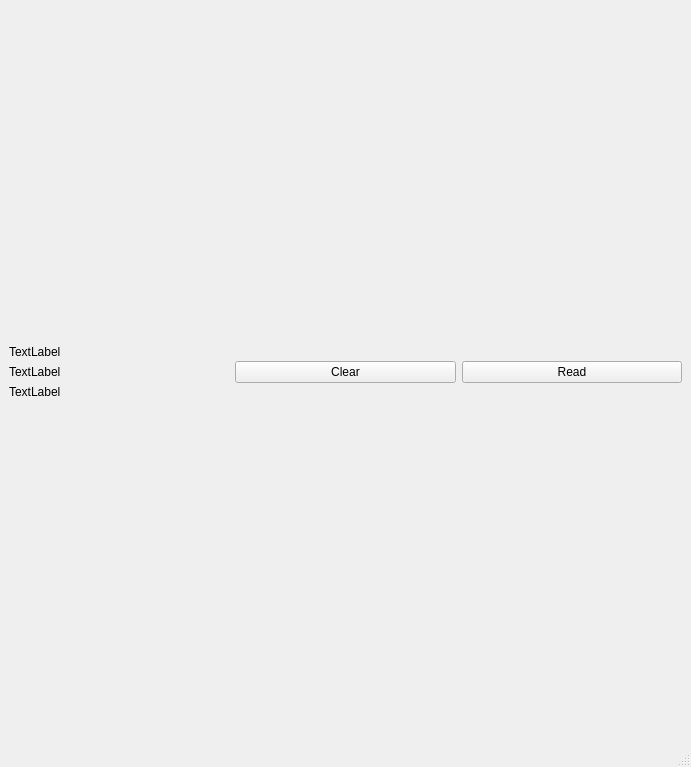
<?xml version="1.0" encoding="UTF-8"?>
<ui version="4.0">
 <class>MainWindow</class>
 <widget class="QMainWindow" name="MainWindow">
  <property name="geometry">
   <rect>
    <x>0</x>
    <y>0</y>
    <width>691</width>
    <height>767</height>
   </rect>
  </property>
  <property name="windowTitle">
   <string>ROS2-PyQT5</string>
  </property>
  <widget class="QWidget" name="centralwidget">
   <layout class="QVBoxLayout" name="verticalLayout_2">
    <item>
     <layout class="QVBoxLayout" name="main">
      <item>
       <layout class="QHBoxLayout" name="horizontalLayout">
        <item>
         <layout class="QVBoxLayout" name="verticalLayout">
          <item>
           <widget class="QLabel" name="position_x">
            <property name="text">
             <string>TextLabel</string>
            </property>
           </widget>
          </item>
          <item>
           <widget class="QLabel" name="position_y">
            <property name="text">
             <string>TextLabel</string>
            </property>
           </widget>
          </item>
          <item>
           <widget class="QLabel" name="position_z">
            <property name="text">
             <string>TextLabel</string>
            </property>
           </widget>
          </item>
         </layout>
        </item>
        <item>
         <widget class="QPushButton" name="Button_clear">
          <property name="text">
           <string>Clear</string>
          </property>
         </widget>
        </item>
        <item>
         <widget class="QPushButton" name="Button_read_position">
          <property name="text">
           <string>Read</string>
          </property>
         </widget>
        </item>
       </layout>
      </item>
      <item>
       <layout class="QHBoxLayout" name="horizontalLayout_5"/>
      </item>
     </layout>
    </item>
   </layout>
  </widget>
  <widget class="QStatusBar" name="statusbar"/>
 </widget>
 <resources/>
 <connections/>
</ui>
